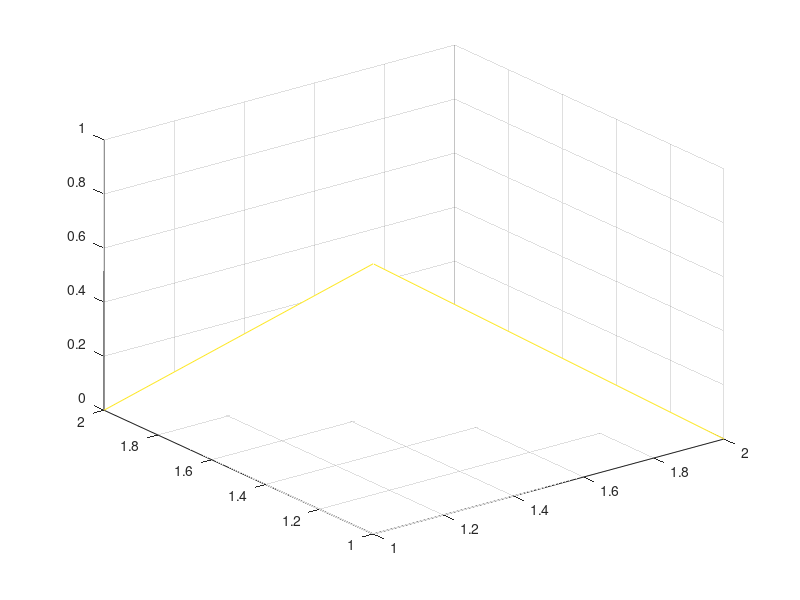

The MATLAB source for this figure:
deltaT = input('Delta t:\n');
deltaX = input('Delta x:\n');

const = deltaT / (deltaX^2);

cur = zeros(10/deltaT, 10/deltaX);

matSize = size(cur);

xCoords = [];
tCoords = [];
mCoords = [];

for i = 1:matSize(1,2)
    cur(1,i) = exp(-4 * (((i*deltaX) - 5)^2));
    xCoords = [xCoords; i * deltaX];
    tCoords = [tCoords; 1 * deltaT];
    mCoords = [mCoords; cur(1, i)];
end

for i = 2:matSize(1,1)
    for j = 2:matSize(1,2)-1
        cur(i,j) = const * (cur(i-1,j-1) + cur(i-1, j+1) - 2*cur(i-1, j)) + cur(i-1, j);
        xCoords = [xCoords; j * deltaX];
        tCoords = [tCoords; i * deltaT];
        mCoords = [mCoords; cur(i, j)];
    end
end

%scatter3(xCoords, tCoords, mCoords);
mesh(cur);
